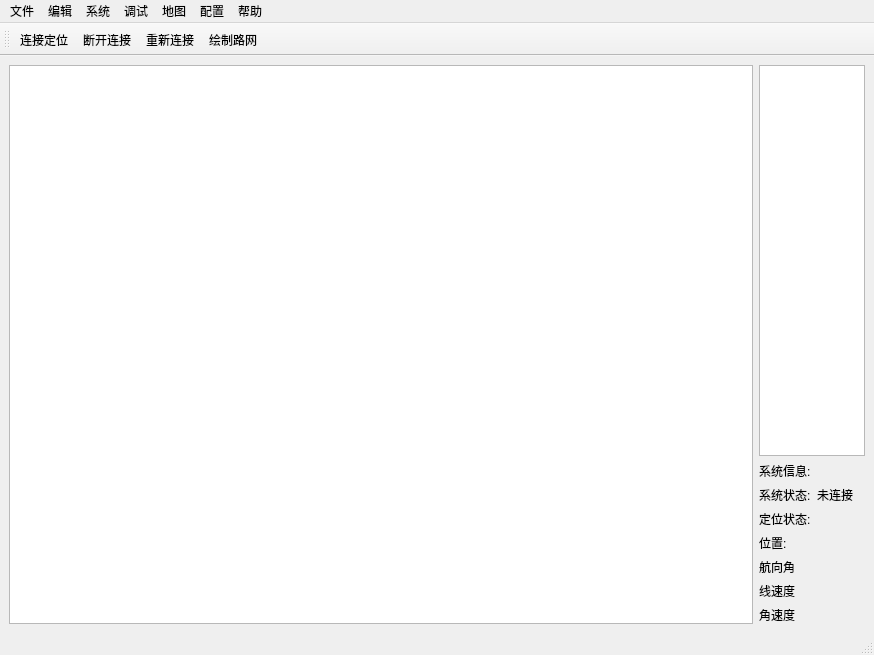
<?xml version="1.0" encoding="UTF-8"?>
<ui version="4.0">
 <class>MainWindow</class>
 <widget class="QMainWindow" name="MainWindow">
  <property name="geometry">
   <rect>
    <x>0</x>
    <y>0</y>
    <width>874</width>
    <height>655</height>
   </rect>
  </property>
  <property name="minimumSize">
   <size>
    <width>600</width>
    <height>0</height>
   </size>
  </property>
  <property name="sizeIncrement">
   <size>
    <width>1</width>
    <height>0</height>
   </size>
  </property>
  <property name="windowTitle">
   <string>MainWindow</string>
  </property>
  <widget class="QWidget" name="centralwidget">
   <layout class="QHBoxLayout" name="horizontalLayout" stretch="7,1">
    <item>
     <widget class="MyGraphicsView" name="graphicsView">
      <property name="styleSheet">
       <string notr="true">color: rgb(186, 189, 182);</string>
      </property>
     </widget>
    </item>
    <item>
     <layout class="QVBoxLayout" name="verticalLayout">
      <item>
       <widget class="QTableView" name="mapTable"/>
      </item>
      <item>
       <widget class="QLabel" name="systemInfo">
        <property name="text">
         <string>系统信息:</string>
        </property>
       </widget>
      </item>
      <item>
       <layout class="QFormLayout" name="formLayout">
        <item row="0" column="0">
         <widget class="QLabel" name="systemStatus">
          <property name="text">
           <string>系统状态:</string>
          </property>
         </widget>
        </item>
        <item row="1" column="0">
         <widget class="QLabel" name="locationStatus">
          <property name="text">
           <string>定位状态:</string>
          </property>
         </widget>
        </item>
        <item row="2" column="0">
         <widget class="QLabel" name="position">
          <property name="text">
           <string>位置:</string>
          </property>
         </widget>
        </item>
        <item row="3" column="0">
         <widget class="QLabel" name="heading">
          <property name="text">
           <string>航向角</string>
          </property>
         </widget>
        </item>
        <item row="4" column="0">
         <widget class="QLabel" name="linearSpeed">
          <property name="text">
           <string>线速度</string>
          </property>
         </widget>
        </item>
        <item row="5" column="0">
         <widget class="QLabel" name="angleSpeed">
          <property name="text">
           <string>角速度</string>
          </property>
         </widget>
        </item>
        <item row="0" column="1">
         <widget class="QLabel" name="label_8">
          <property name="text">
           <string>未连接</string>
          </property>
         </widget>
        </item>
        <item row="1" column="1">
         <widget class="QLabel" name="label_9">
          <property name="text">
           <string/>
          </property>
         </widget>
        </item>
        <item row="2" column="1">
         <widget class="QLabel" name="label_10">
          <property name="text">
           <string/>
          </property>
         </widget>
        </item>
        <item row="3" column="1">
         <widget class="QLabel" name="label_11">
          <property name="text">
           <string/>
          </property>
         </widget>
        </item>
        <item row="4" column="1">
         <widget class="QLabel" name="label_12">
          <property name="text">
           <string/>
          </property>
         </widget>
        </item>
        <item row="5" column="1">
         <widget class="QLabel" name="label_13">
          <property name="text">
           <string/>
          </property>
         </widget>
        </item>
       </layout>
      </item>
     </layout>
    </item>
   </layout>
  </widget>
  <widget class="QMenuBar" name="menubar">
   <property name="geometry">
    <rect>
     <x>0</x>
     <y>0</y>
     <width>874</width>
     <height>28</height>
    </rect>
   </property>
   <widget class="QMenu" name="fileMenu">
    <property name="minimumSize">
     <size>
      <width>801</width>
      <height>0</height>
     </size>
    </property>
    <property name="title">
     <string>文件</string>
    </property>
    <addaction name="getReflectors"/>
   </widget>
   <widget class="QMenu" name="menu">
    <property name="title">
     <string>编辑</string>
    </property>
   </widget>
   <widget class="QMenu" name="menu_2">
    <property name="title">
     <string>系统</string>
    </property>
   </widget>
   <widget class="QMenu" name="menu_3">
    <property name="title">
     <string>调试</string>
    </property>
   </widget>
   <widget class="QMenu" name="menu_4">
    <property name="title">
     <string>地图</string>
    </property>
   </widget>
   <widget class="QMenu" name="menu_5">
    <property name="title">
     <string>配置</string>
    </property>
   </widget>
   <widget class="QMenu" name="menu_6">
    <property name="title">
     <string>帮助</string>
    </property>
   </widget>
   <addaction name="fileMenu"/>
   <addaction name="menu"/>
   <addaction name="menu_2"/>
   <addaction name="menu_3"/>
   <addaction name="menu_4"/>
   <addaction name="menu_5"/>
   <addaction name="menu_6"/>
  </widget>
  <widget class="QStatusBar" name="statusbar"/>
  <widget class="QToolBar" name="toolBar">
   <property name="windowTitle">
    <string>toolBar</string>
   </property>
   <attribute name="toolBarArea">
    <enum>TopToolBarArea</enum>
   </attribute>
   <attribute name="toolBarBreak">
    <bool>false</bool>
   </attribute>
   <addaction name="actionconnect"/>
   <addaction name="actiondisconnect"/>
   <addaction name="actionReconnect"/>
   <addaction name="actionRouteCteate"/>
  </widget>
  <action name="getReflectors">
   <property name="text">
    <string>反光板地图</string>
   </property>
  </action>
  <action name="actionconnect">
   <property name="text">
    <string>连接定位</string>
   </property>
  </action>
  <action name="actiondisconnect">
   <property name="text">
    <string>断开连接</string>
   </property>
  </action>
  <action name="actionReconnect">
   <property name="text">
    <string>重新连接</string>
   </property>
  </action>
  <action name="actionRouteCteate">
   <property name="text">
    <string>绘制路网</string>
   </property>
  </action>
 </widget>
 <customwidgets>
  <customwidget>
   <class>MyGraphicsView</class>
   <extends>QGraphicsView</extends>
   <header>graphics/mygraphicsview.h</header>
  </customwidget>
 </customwidgets>
 <resources/>
 <connections/>
</ui>
